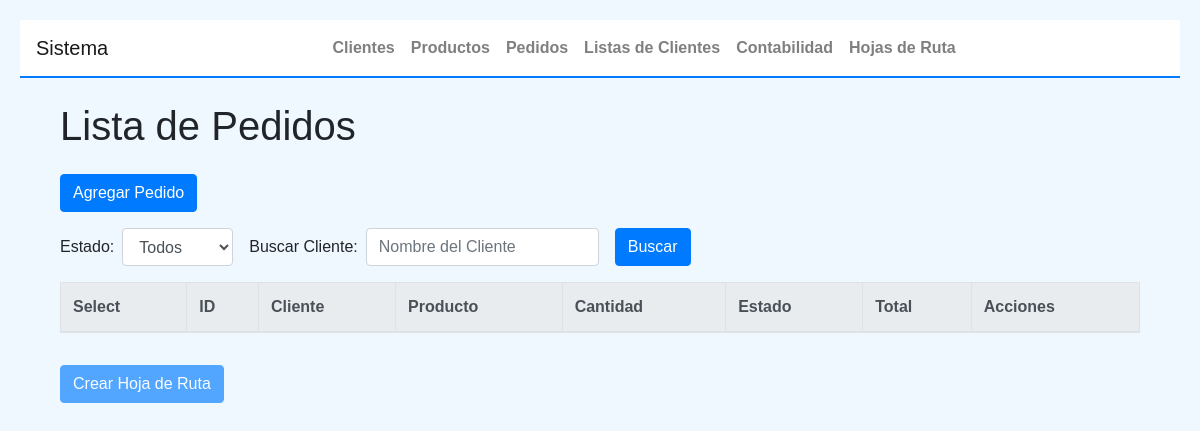
Page /pedidos on the earlier database version.
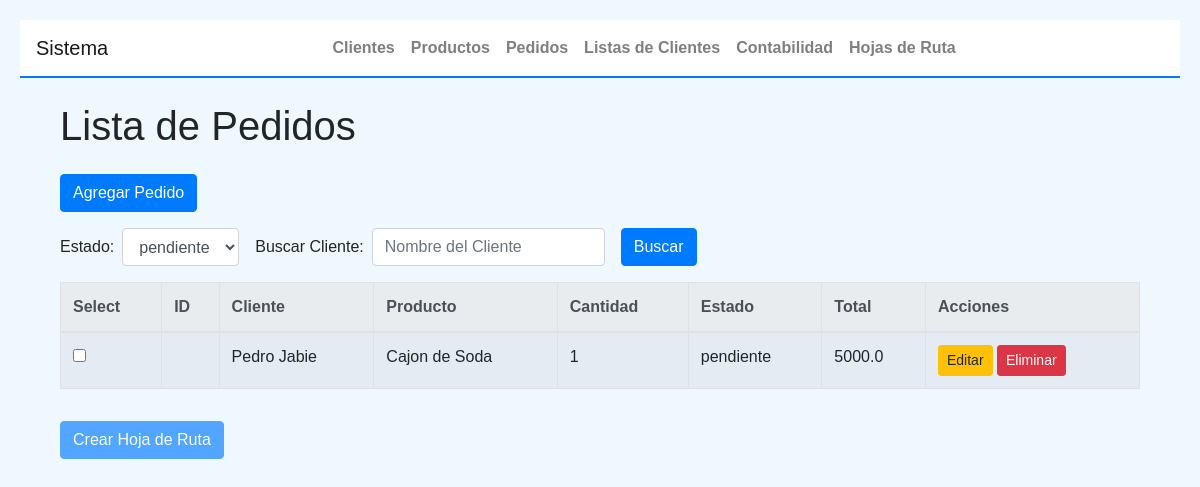
Same page on the later database version.
### tables this page shows
CREATE TABLE "pedidos" (
	"id"	INTEGER,
	"cliente_id"	INTEGER NOT NULL,
	"producto_id"	INTEGER NOT NULL,
	"cantidad"	INTEGER NOT NULL,
	"estado"	TEXT,
	"total"	NUMERIC,
	FOREIGN KEY("cliente_id") REFERENCES "clientes"("id"),
	FOREIGN KEY("producto_id") REFERENCES "productos"("id"),
	PRIMARY KEY("id" AUTOINCREMENT)
);

CREATE TABLE clientes (
    id INTEGER PRIMARY KEY AUTOINCREMENT,
    nombre_completo TEXT NOT NULL,
    celular TEXT NOT NULL,
    direccion TEXT NOT NULL,
    estado_conversacion TEXT,
    producto_seleccionado TEXT
);

CREATE TABLE productos (
    id INTEGER PRIMARY KEY AUTOINCREMENT,
    nombre TEXT NOT NULL,
    descripcion TEXT NOT NULL,
    precio REAL NOT NULL
);

### app2.py (the view)
@app.route('/pedidos', methods=['GET', 'POST'])
@handle_db_error
def pedidos():
    form = EmptyForm()
    state_filter = request.args.get('state', 'pendiente')  # Default to 'pendiente'
    search_query = request.args.get('search', '').strip()  # Optional search query
    pedidos = Pedido.get_vista(state=state_filter, search=search_query)
    all_states = Pedido.get_unique_states()
    return render_template('pedidos.html', pedidos=pedidos, form=form,
                           state_filter=state_filter, search_query=search_query,
                           all_states=all_states), 200

### app2.py
class EmptyForm(FlaskForm):
    pass

### app2.py (called while the page is built)
@app.teardown_appcontext
def close_db_connection(exception):
    db = g.pop('db', None)
    if db is not None:
        db.close()

def handle_db_error(func):
    @functools.wraps(func)
    def wrapper(*args, **kwargs):
        try:
            return func(*args, **kwargs)
        except sqlite3.Error as e:
            print(f"Database error: {e}")
            return abort(500, description="Internal Server Error")
    return wrapper

### objetos2.py (called while the page is built)
    @staticmethod
    def get_db_connection():
        try:
            conn = sqlite3.connect(DATABASE)
            conn.row_factory = sqlite3.Row
            return conn
        except sqlite3.Error as e:
            print(f"Error connecting to the database: {e}")
            raise

    @staticmethod
    def close_connection(conn):
        if conn:
            try:
                conn.close()
            except sqlite3.Error as e:
                print(f"Error closing the database connection: {e}")

### templates/pedidos.html (shortened to what this page needs)
{% extends "base.html" %}
{% block content %}
<div class="container mt-4">
    <h1 class="mb-4">Lista de Pedidos</h1>
    <a href="{{ url_for('nuevo_pedido') }}" class="btn btn-primary mb-3">Agregar Pedido</a>
    <form method="GET" action="{{ url_for('pedidos') }}" class="form-inline mb-3">
        <label for="state" class="mr-2">Estado:</label>
        <select name="state" id="state" class="form-control mr-3">
            <option value="">Todos</option>
            {% for state in all_states %}
            <option value="{{ state }}" {% if state == state_filter %}selected{% endif %}>{{ state }}</option>
            {% endfor %}
        </select>
        <label for="search" class="mr-2">Buscar Cliente:</label>
        <input type="text" name="search" id="search" class="form-control mr-3" placeholder="Nombre del Cliente"
               value="{{ search_query }}">
        <button type="submit" class="btn btn-primary">Buscar</button>
    </form>
    <form id="hoja-ruta-form" action="{{ url_for('create_hoja_de_ruta') }}" method="POST">
        <div class="table-responsive">
            <table class="table table-bordered table-striped">
                <thead class="thead-light">
                    <tr>
                        <th>Select</th>
                        <th>ID</th>
                        <th>Cliente</th>
                        <th>Producto</th>
                        <th>Cantidad</th>
                        <th>Estado</th>
                        <th>Total</th>
                        <th>Acciones</th>
                    </tr>
                </thead>
                <tbody>
                    {% for pedido in pedidos %}
                    <tr>
                        <td>
                            <input type="checkbox" name="pedido_id" value="{{ pedido.id }}" class="pedido-checkbox"
                                {% if pedido.estado != 'pendiente' %}disabled{% endif %}>
                        </td>
                        <td>{{ pedido.id }}</td>
                        <td>{{ pedido.cliente }}</td>
                        <td>{{ pedido.producto }}</td>
                        <td>{{ pedido.cantidad }}</td>
                        <td>{{ pedido.estado }}</td>
                        <td>{{ pedido.total }}</td>
                        <td>
                            <a href="{{ url_for('editar_pedido', id=pedido.pedido_id) }}" class="btn btn-warning btn-sm">Editar</a>
                            <button type="button" class="btn btn-danger btn-sm" onclick="deletePedido({{ pedido.id }})">Eliminar</button>
                        </td>
                    </tr>
                    {% endfor %}
                </tbody>
            </table>
        </div>
        <button type="submit" id="create-hoja-btn" class="btn btn-primary mt-3" disabled>Crear Hoja de Ruta</button>
    </form>
</div>
{% endblock %}

Differences in the rows shown:
added pedidos: cliente "Pedro Jabie", producto "Cajon de Soda", cantidad "1", estado "pendiente", total "5000.0"
Other differences:
form field state: "Todos" → "pendiente"
